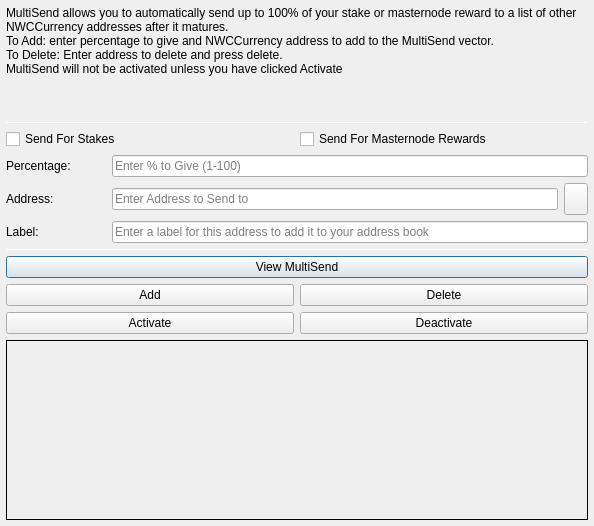
<?xml version="1.0" encoding="UTF-8"?>
<ui version="4.0">
 <class>MultiSendDialog</class>
 <widget class="QDialog" name="MultiSendDialog">
  <property name="windowModality">
   <enum>Qt::NonModal</enum>
  </property>
  <property name="geometry">
   <rect>
    <x>0</x>
    <y>0</y>
    <width>594</width>
    <height>526</height>
   </rect>
  </property>
  <property name="windowTitle">
   <string>MultiSend</string>
  </property>
  <layout class="QVBoxLayout" name="verticalLayout" stretch="0">
   <property name="margin">
    <number>6</number>
   </property>
   <item>
    <layout class="QVBoxLayout" name="verticalLayout_Main" stretch="1,1,1,0,1,1,1">
     <item>
      <widget class="QLabel" name="label_2">
       <property name="lineWidth">
        <number>1</number>
       </property>
       <property name="text">
        <string>MultiSend allows you to automatically send up to 100% of your stake or masternode reward to a list of other NWCCurrency addresses after it matures.
To Add: enter percentage to give and NWCCurrency address to add to the MultiSend vector.
To Delete: Enter address to delete and press delete.
MultiSend will not be activated unless you have clicked Activate</string>
       </property>
       <property name="alignment">
        <set>Qt::AlignLeading|Qt::AlignLeft|Qt::AlignTop</set>
       </property>
       <property name="wordWrap">
        <bool>true</bool>
       </property>
      </widget>
     </item>
     <item>
      <widget class="Line" name="line">
       <property name="minimumSize">
        <size>
         <width>0</width>
         <height>1</height>
        </size>
       </property>
       <property name="maximumSize">
        <size>
         <width>16777215</width>
         <height>1</height>
        </size>
       </property>
       <property name="orientation">
        <enum>Qt::Horizontal</enum>
       </property>
      </widget>
     </item>
     <item>
      <layout class="QVBoxLayout" name="verticalLayout_Settings">
       <item>
        <layout class="QHBoxLayout" name="horizontalLayout">
         <item>
          <widget class="QCheckBox" name="multiSendStakeCheckBox">
           <property name="text">
            <string>Send For Stakes</string>
           </property>
          </widget>
         </item>
         <item>
          <widget class="QCheckBox" name="multiSendMasternodeCheckBox">
           <property name="text">
            <string>Send For Masternode Rewards</string>
           </property>
          </widget>
         </item>
        </layout>
       </item>
       <item>
        <layout class="QHBoxLayout" name="horizontalLayout_6">
         <item>
          <widget class="QLabel" name="label">
           <property name="minimumSize">
            <size>
             <width>100</width>
             <height>0</height>
            </size>
           </property>
           <property name="toolTip">
            <string>Percentage of stake to send</string>
           </property>
           <property name="text">
            <string>Percentage:</string>
           </property>
          </widget>
         </item>
         <item>
          <widget class="QLineEdit" name="multiSendPercentEdit">
           <property name="toolTip">
            <string>Enter whole numbers 1 - 100</string>
           </property>
           <property name="placeholderText">
            <string>Enter % to Give (1-100)</string>
           </property>
          </widget>
         </item>
        </layout>
       </item>
       <item>
        <layout class="QHBoxLayout" name="horizontalLayout_7">
         <item>
          <widget class="QLabel" name="label_5">
           <property name="minimumSize">
            <size>
             <width>100</width>
             <height>0</height>
            </size>
           </property>
           <property name="toolTip">
            <string>Address to send portion of stake to</string>
           </property>
           <property name="text">
            <string>Address:</string>
           </property>
          </widget>
         </item>
         <item>
          <widget class="QLineEdit" name="multiSendAddressEdit">
           <property name="toolTip">
            <string/>
           </property>
           <property name="placeholderText">
            <string>Enter Address to Send to</string>
           </property>
          </widget>
         </item>
         <item>
          <widget class="QToolButton" name="addressBookButton">
           <property name="maximumSize">
            <size>
             <width>16777215</width>
             <height>32</height>
            </size>
           </property>
           <property name="toolTip">
            <string>Choose an address from the address book</string>
           </property>
           <property name="text">
            <string/>
           </property>
           <property name="icon">
            <iconset resource="../nwccurrency.qrc">
             <normaloff>:/icons/address-book</normaloff>:/icons/address-book</iconset>
           </property>
           <property name="shortcut">
            <string>Alt+A</string>
           </property>
          </widget>
         </item>
        </layout>
       </item>
      </layout>
     </item>
     <item>
      <layout class="QHBoxLayout" name="horizontalLayout_3">
       <item>
        <widget class="QLabel" name="label_3">
         <property name="minimumSize">
          <size>
           <width>100</width>
           <height>0</height>
          </size>
         </property>
         <property name="text">
          <string>Label:</string>
         </property>
        </widget>
       </item>
       <item>
        <widget class="QLineEdit" name="labelAddressLabelEdit">
         <property name="placeholderText">
          <string>Enter a label for this address to add it to your address book</string>
         </property>
        </widget>
       </item>
      </layout>
     </item>
     <item>
      <widget class="Line" name="line_2">
       <property name="minimumSize">
        <size>
         <width>0</width>
         <height>1</height>
        </size>
       </property>
       <property name="maximumSize">
        <size>
         <width>16777215</width>
         <height>1</height>
        </size>
       </property>
       <property name="orientation">
        <enum>Qt::Horizontal</enum>
       </property>
      </widget>
     </item>
     <item>
      <layout class="QVBoxLayout" name="verticalLayout_Buttons">
       <item>
        <layout class="QHBoxLayout" name="horizontalLayout_4">
         <item>
          <widget class="QPushButton" name="viewButton">
           <property name="toolTip">
            <string/>
           </property>
           <property name="statusTip">
            <string>View MultiSend Vector</string>
           </property>
           <property name="text">
            <string>View MultiSend</string>
           </property>
          </widget>
         </item>
        </layout>
       </item>
       <item>
        <layout class="QHBoxLayout" name="horizontalLayout_2">
         <item>
          <widget class="QPushButton" name="addButton">
           <property name="toolTip">
            <string/>
           </property>
           <property name="statusTip">
            <string>Add to MultiSend Vector</string>
           </property>
           <property name="text">
            <string>Add</string>
           </property>
          </widget>
         </item>
         <item>
          <widget class="QPushButton" name="deleteButton">
           <property name="toolTip">
            <string/>
           </property>
           <property name="statusTip">
            <string>Delete Address From MultiSend Vector</string>
           </property>
           <property name="text">
            <string>Delete</string>
           </property>
          </widget>
         </item>
        </layout>
       </item>
       <item>
        <layout class="QHBoxLayout" name="horizontalLayout_5">
         <item>
          <widget class="QPushButton" name="activateButton">
           <property name="statusTip">
            <string>Activate MultiSend</string>
           </property>
           <property name="text">
            <string>Activate</string>
           </property>
          </widget>
         </item>
         <item>
          <widget class="QPushButton" name="disableButton">
           <property name="statusTip">
            <string>Deactivate MultiSend</string>
           </property>
           <property name="text">
            <string>Deactivate</string>
           </property>
          </widget>
         </item>
        </layout>
       </item>
      </layout>
     </item>
     <item>
      <widget class="QLabel" name="message">
       <property name="minimumSize">
        <size>
         <width>0</width>
         <height>180</height>
        </size>
       </property>
       <property name="frameShape">
        <enum>QFrame::Panel</enum>
       </property>
       <property name="frameShadow">
        <enum>QFrame::Plain</enum>
       </property>
       <property name="lineWidth">
        <number>1</number>
       </property>
       <property name="midLineWidth">
        <number>1</number>
       </property>
       <property name="text">
        <string/>
       </property>
       <property name="alignment">
        <set>Qt::AlignLeading|Qt::AlignLeft|Qt::AlignTop</set>
       </property>
       <property name="wordWrap">
        <bool>true</bool>
       </property>
      </widget>
     </item>
    </layout>
   </item>
  </layout>
 </widget>
 <resources>
  <include location="../nwccurrency.qrc"/>
 </resources>
 <connections/>
</ui>
